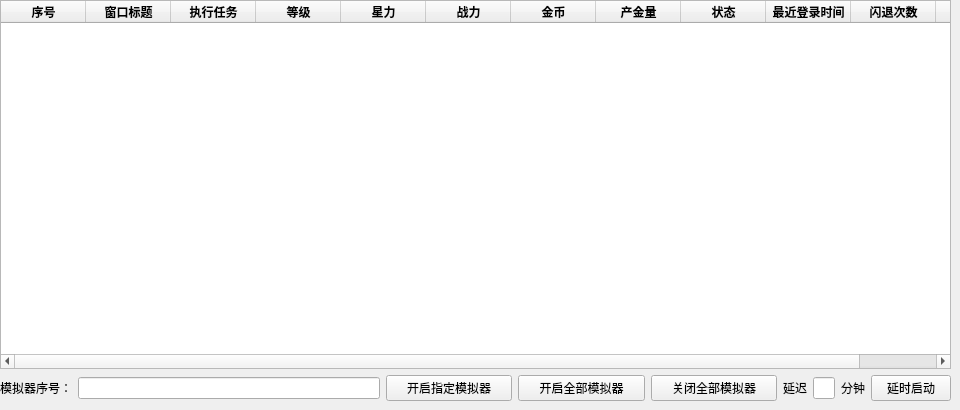
      <widget class="QWidget" name="tab">
       <attribute name="title">
        <string>模拟器</string>
       </attribute>
       <widget class="QWidget" name="verticalLayoutWidget_2">
        <property name="geometry">
         <rect>
          <x>0</x>
          <y>0</y>
          <width>951</width>
          <height>401</height>
         </rect>
        </property>
        <layout class="QVBoxLayout" name="verticalLayout_3" stretch="0,0">
         <item>
          <widget class="QTableWidget" name="windows_pid">
           <property name="enabled">
            <bool>true</bool>
           </property>
           <property name="sizePolicy">
            <sizepolicy hsizetype="Expanding" vsizetype="Expanding">
             <horstretch>0</horstretch>
             <verstretch>0</verstretch>
            </sizepolicy>
           </property>
           <property name="maximumSize">
            <size>
             <width>16777215</width>
             <height>16777215</height>
            </size>
           </property>
           <property name="contextMenuPolicy">
            <enum>Qt::DefaultContextMenu</enum>
           </property>
           <property name="layoutDirection">
            <enum>Qt::LeftToRight</enum>
           </property>
           <property name="midLineWidth">
            <number>200</number>
           </property>
           <property name="editTriggers">
            <set>QAbstractItemView::NoEditTriggers</set>
           </property>
           <property name="selectionMode">
            <enum>QAbstractItemView::ExtendedSelection</enum>
           </property>
           <property name="selectionBehavior">
            <enum>QAbstractItemView::SelectRows</enum>
           </property>
           <property name="verticalScrollMode">
            <enum>QAbstractItemView::ScrollPerPixel</enum>
           </property>
           <property name="showGrid">
            <bool>false</bool>
           </property>
           <property name="gridStyle">
            <enum>Qt::NoPen</enum>
           </property>
           <attribute name="horizontalHeaderDefaultSectionSize">
            <number>85</number>
           </attribute>
           <column>
            <property name="text">
             <string>序号</string>
            </property>
            <property name="font">
             <font>
              <weight>75</weight>
              <bold>true</bold>
             </font>
            </property>
            <property name="textAlignment">
             <set>AlignCenter</set>
            </property>
           </column>
           <column>
            <property name="text">
             <string>窗口标题</string>
            </property>
            <property name="font">
             <font>
              <weight>75</weight>
              <bold>true</bold>
             </font>
            </property>
            <property name="textAlignment">
             <set>AlignCenter</set>
            </property>
           </column>
           <column>
            <property name="text">
             <string>执行任务</string>
            </property>
            <property name="font">
             <font>
              <weight>75</weight>
              <bold>true</bold>
             </font>
            </property>
            <property name="textAlignment">
             <set>AlignCenter</set>
            </property>
           </column>
           <column>
            <property name="text">
             <string>等级</string>
            </property>
            <property name="font">
             <font>
              <weight>75</weight>
              <bold>true</bold>
             </font>
            </property>
            <property name="textAlignment">
             <set>AlignCenter</set>
            </property>
           </column>
           <column>
            <property name="text">
             <string>星力</string>
            </property>
            <property name="font">
             <font>
              <weight>75</weight>
              <bold>true</bold>
             </font>
            </property>
            <property name="textAlignment">
             <set>AlignCenter</set>
            </property>
           </column>
           <column>
            <property name="text">
             <string>战力</string>
            </property>
            <property name="font">
             <font>
              <weight>75</weight>
              <bold>true</bold>
             </font>
            </property>
            <property name="textAlignment">
             <set>AlignCenter</set>
            </property>
           </column>
           <column>
            <property name="text">
             <string>金币</string>
            </property>
            <property name="font">
             <font>
              <weight>75</weight>
              <bold>true</bold>
             </font>
            </property>
            <property name="textAlignment">
             <set>AlignCenter</set>
            </property>
           </column>
           <column>
            <property name="text">
             <string>产金量</string>
            </property>
            <property name="font">
             <font>
              <weight>75</weight>
              <bold>true</bold>
             </font>
            </property>
            <property name="textAlignment">
             <set>AlignCenter</set>
            </property>
           </column>
           <column>
            <property name="text">
             <string>状态</string>
            </property>
            <property name="font">
             <font>
              <weight>75</weight>
              <bold>true</bold>
             </font>
            </property>
            <property name="textAlignment">
             <set>AlignCenter</set>
            </property>
           </column>
           <column>
            <property name="text">
             <string>最近登录时间</string>
            </property>
            <property name="font">
             <font>
              <weight>75</weight>
              <bold>true</bold>
             </font>
            </property>
            <property name="textAlignment">
             <set>AlignCenter</set>
            </property>
           </column>
           <column>
            <property name="text">
             <string>闪退次数</string>
            </property>
            <property name="font">
             <font>
              <weight>75</weight>
              <bold>true</bold>
             </font>
            </property>
            <property name="textAlignment">
             <set>AlignCenter</set>
            </property>
           </column>
           <column>
            <property name="text">
             <string>操作</string>
            </property>
            <property name="font">
             <font>
              <weight>75</weight>
              <bold>true</bold>
             </font>
            </property>
            <property name="textAlignment">
             <set>AlignCenter</set>
            </property>
           </column>
          </widget>
         </item>
         <item>
          <layout class="QHBoxLayout" name="horizontalLayout_8" stretch="3,1,1,1,1">
           <item>
            <layout class="QHBoxLayout" name="horizontalLayout_28" stretch="1,9">
             <item>
              <widget class="QLabel" name="label_50">
               <property name="text">
                <string>模拟器序号：</string>
               </property>
              </widget>
             </item>
             <item>
              <widget class="QLineEdit" name="start_mnq_index_edit"/>
             </item>
            </layout>
           </item>
           <item>
            <widget class="QPushButton" name="open_index_mnq_btn">
             <property name="text">
              <string>开启指定模拟器</string>
             </property>
            </widget>
           </item>
           <item>
            <widget class="QPushButton" name="start_mnq_all_btn">
             <property name="enabled">
              <bool>true</bool>
             </property>
             <property name="text">
              <string>开启全部模拟器</string>
             </property>
            </widget>
           </item>
           <item>
            <widget class="QPushButton" name="quit_mnq_all_btn">
             <property name="text">
              <string>关闭全部模拟器</string>
             </property>
            </widget>
           </item>
           <item>
            <layout class="QHBoxLayout" name="horizontalLayout_34" stretch="9,1,1,1,1">
             <item>
              <spacer name="horizontalSpacer_15">
               <property name="orientation">
                <enum>Qt::Horizontal</enum>
               </property>
               <property name="sizeHint" stdset="0">
                <size>
                 <width>40</width>
                 <height>20</height>
                </size>
               </property>
              </spacer>
             </item>
             <item>
              <widget class="QLabel" name="label_2">
               <property name="text">
                <string>延迟</string>
               </property>
              </widget>
             </item>
             <item>
              <widget class="QLineEdit" name="yanshi_start_edit"/>
             </item>
             <item>
              <widget class="QLabel" name="label_19">
               <property name="text">
                <string>分钟</string>
               </property>
              </widget>
             </item>
             <item>
              <widget class="QPushButton" name="yanshi_btn">
               <property name="text">
                <string>延时启动</string>
               </property>
              </widget>
             </item>
            </layout>
           </item>
          </layout>
         </item>
        </layout>
       </widget>
      </widget>
